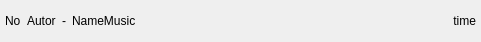
<?xml version="1.0" encoding="UTF-8"?>
<ui version="4.0">
 <class>musicWidget</class>
 <widget class="QWidget" name="musicWidget">
  <property name="geometry">
   <rect>
    <x>0</x>
    <y>0</y>
    <width>481</width>
    <height>42</height>
   </rect>
  </property>
  <property name="sizePolicy">
   <sizepolicy hsizetype="Expanding" vsizetype="Minimum">
    <horstretch>0</horstretch>
    <verstretch>0</verstretch>
   </sizepolicy>
  </property>
  <property name="maximumSize">
   <size>
    <width>16777215</width>
    <height>42</height>
   </size>
  </property>
  <property name="windowTitle">
   <string>Form</string>
  </property>
  <layout class="QHBoxLayout" name="horizontalLayout_2">
   <property name="leftMargin">
    <number>5</number>
   </property>
   <property name="topMargin">
    <number>5</number>
   </property>
   <property name="rightMargin">
    <number>5</number>
   </property>
   <property name="bottomMargin">
    <number>5</number>
   </property>
   <item>
    <layout class="QHBoxLayout" name="horizontalLayout">
     <item>
      <widget class="QLabel" name="Number">
       <property name="sizePolicy">
        <sizepolicy hsizetype="Minimum" vsizetype="Minimum">
         <horstretch>0</horstretch>
         <verstretch>0</verstretch>
        </sizepolicy>
       </property>
       <property name="text">
        <string>No</string>
       </property>
      </widget>
     </item>
     <item>
      <widget class="QLabel" name="Artist">
       <property name="sizePolicy">
        <sizepolicy hsizetype="Minimum" vsizetype="Minimum">
         <horstretch>0</horstretch>
         <verstretch>0</verstretch>
        </sizepolicy>
       </property>
       <property name="text">
        <string>Autor</string>
       </property>
      </widget>
     </item>
     <item>
      <widget class="QLabel" name="divis">
       <property name="sizePolicy">
        <sizepolicy hsizetype="Minimum" vsizetype="Fixed">
         <horstretch>0</horstretch>
         <verstretch>0</verstretch>
        </sizepolicy>
       </property>
       <property name="text">
        <string>-</string>
       </property>
      </widget>
     </item>
     <item>
      <widget class="QLabel" name="nameMusic">
       <property name="sizePolicy">
        <sizepolicy hsizetype="Minimum" vsizetype="Minimum">
         <horstretch>0</horstretch>
         <verstretch>0</verstretch>
        </sizepolicy>
       </property>
       <property name="text">
        <string>NameMusic</string>
       </property>
      </widget>
     </item>
     <item>
      <widget class="QLabel" name="time">
       <property name="sizePolicy">
        <sizepolicy hsizetype="Expanding" vsizetype="Minimum">
         <horstretch>0</horstretch>
         <verstretch>0</verstretch>
        </sizepolicy>
       </property>
       <property name="layoutDirection">
        <enum>Qt::LeftToRight</enum>
       </property>
       <property name="text">
        <string>time</string>
       </property>
       <property name="textFormat">
        <enum>Qt::AutoText</enum>
       </property>
       <property name="alignment">
        <set>Qt::AlignRight|Qt::AlignTrailing|Qt::AlignVCenter</set>
       </property>
      </widget>
     </item>
    </layout>
   </item>
  </layout>
 </widget>
 <resources/>
 <connections/>
</ui>
